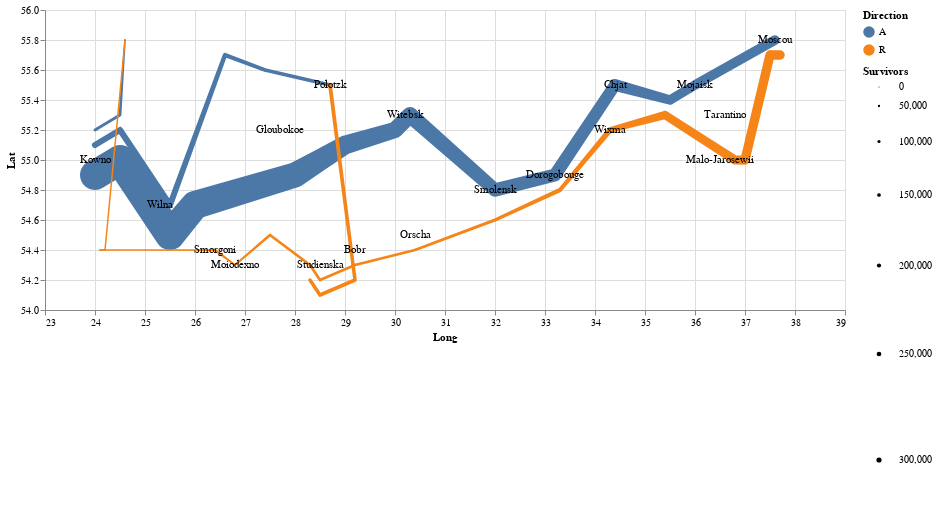

The code cell stored with this chart in its notebook:
### Code cell
@vlplot(width=800, height=300) +
@vlplot(
    data=troops,
    mark={:trail,point=true,clip=true},
    x={"Long:q", scale={domain=[23,39]}},
    y={"Lat:q", scale ={domain = [54,56]}},
    size = {"Survivors:q", scale={"range" = [1,30]}},
    color="Direction:n",
    detail="Group:n",
    order ={field =:row, typ=:q },
    selection={
    grid={
            typ=:interval,
            resolve=:global,
            bind=:scales,
            translate="[mousedown[!event.shiftKey], window:mouseup] > window:mousemove!",
            zoom="wheel![!event.shiftKey]"
        }
    }
) + 
@vlplot(mark={:text},
    data=cities,
    x={"Long:q", scale={domain=[23,39]}},
    y={"Lat:q", scale ={domain = [54,56]}},
    text="City:n")

### Figure 1 — Vega-Lite specification as saved in the notebook (floating-point values rounded to 4 significant figures)
{"height": 300, "layer": [{"data": {"values": [{"Direction": "A", "Group": 1, "Lat": 54.9, "Long": 24, "Survivors": 340000}, {"Direction": "A", "Group": 1, "Lat": 55, "Long": 24.5, "Survivors": 340000}, {"Direction": "A", "Group": 1, "Lat": 54.5, "Long": 25.5, "Survivors": 340000}, {"Direction": "A", "Group": 1, "Lat": 54.7, "Long": 26, "Survivors": 320000}, {"Direction": "A", "Group": 1, "Lat": 54.8, "Long": 27, "Survivors": 300000}, {"Direction": "A", "Group": 1, "Lat": 54.9, "Long": 28, "Survivors": 280000}, {"Direction": "A", "Group": 1, "Lat": 55, "Long": 28.5, "Survivors": 240000}, {"Direction": "A", "Group": 1, "Lat": 55.1, "Long": 29, "Survivors": 210000}, {"Direction": "A", "Group": 1, "Lat": 55.2, "Long": 30, "Survivors": 180000}, {"Direction": "A", "Group": 1, "Lat": 55.3, "Long": 30.3, "Survivors": 175000}, {"Direction": "A", "Group": 1, "Lat": 54.8, "Long": 32, "Survivors": 145000}, {"Direction": "A", "Group": 1, "Lat": 54.9, "Long": 33.2, "Survivors": 140000}, {"Direction": "A", "Group": 1, "Lat": 55.5, "Long": 34.4, "Survivors": 127100}, {"Direction": "A", "Group": 1, "Lat": 55.4, "Long": 35.5, "Survivors": 100000}, {"Direction": "A", "Group": 1, "Lat": 55.5, "Long": 36, "Survivors": 100000}, {"Direction": "A", "Group": 1, "Lat": 55.8, "Long": 37.6, "Survivors": 100000}, {"Direction": "R", "Group": 1, "Lat": 55.7, "Long": 37.7, "Survivors": 100000}, {"Direction": "R", "Group": 1, "Lat": 55.7, "Long": 37.5, "Survivors": 98000}, {"Direction": "R", "Group": 1, "Lat": 55, "Long": 37, "Survivors": 97000}, {"Direction": "R", "Group": 1, "Lat": 55, "Long": 36.8, "Survivors": 96000}, {"Direction": "R", "Group": 1, "Lat": 55.3, "Long": 35.4, "Survivors": 87000}, {"Direction": "R", "Group": 1, "Lat": 55.2, "Long": 34.3, "Survivors": 55000}, {"Direction": "R", "Group": 1, "Lat": 54.8, "Long": 33.3, "Survivors": 37000}, {"Direction": "R", "Group": 1, "Lat": 54.6, "Long": 32, "Survivors": 24000}, {"Direction": "R", "Group": 1, "Lat": 54.4, "Long": 30.4, "Survivors": 20000}, {"Direction": "R", "Group": 1, "Lat": 54.3, "Long": 29.2, "Survivors": 20000}, {"Direction": "R", "Group": 1, "Lat": 54.2, "Long": 28.5, "Survivors": 20000}, {"Direction": "R", "Group": 1, "Lat": 54.3, "Long": 28.3, "Survivors": 20000}, {"Direction": "R", "Group": 1, "Lat": 54.5, "Long": 27.5, "Survivors": 20000}, {"Direction": "R", "Group": 1, "Lat": 54.3, "Long": 26.8, "Survivors": 12000}, {"Direction": "R", "Group": 1, "Lat": 54.4, "Long": 26.4, "Survivors": 14000}, {"Direction": "R", "Group": 1, "Lat": 54.4, "Long": 25, "Survivors": 8000}, {"Direction": "R", "Group": 1, "Lat": 54.4, "Long": 24.4, "Survivors": 4000}, {"Direction": "R", "Group": 1, "Lat": 54.4, "Long": 24.2, "Survivors": 4000}, {"Direction": "R", "Group": 1, "Lat": 54.4, "Long": 24.1, "Survivors": 4000}, {"Direction": "A", "Group": 2, "Lat": 55.1, "Long": 24, "Survivors": 60000}, {"Direction": "A", "Group": 2, "Lat": 55.2, "Long": 24.5, "Survivors": 60000}, {"Direction": "A", "Group": 2, "Lat": 54.7, "Long": 25.5, "Survivors": 60000}, {"Direction": "A", "Group": 2, "Lat": 55.7, "Long": 26.6, "Survivors": 40000}, {"Direction": "A", "Group": 2, "Lat": 55.6, "Long": 27.4, "Survivors": 33000}, {"Direction": "A", "Group": 2, "Lat": 55.5, "Long": 28.7, "Survivors": 33000}, {"Direction": "R", "Group": 2, "Lat": 55.5, "Long": 28.7, "Survivors": 33000}, {"Direction": "R", "Group": 2, "Lat": 54.2, "Long": 29.2, "Survivors": 30000}, {"Direction": "R", "Group": 2, "Lat": 54.1, "Long": 28.5, "Survivors": 30000}, {"Direction": "R", "Group": 2, "Lat": 54.2, "Long": 28.3, "Survivors": 28000}, {"Direction": "A", "Group": 3, "Lat": 55.2, "Long": 24, "Survivors": 22000}, {"Direction": "A", "Group": 3, "Lat": 55.3, "Long": 24.5, "Survivors": 22000}, {"Direction": "A", "Group": 3, "Lat": 55.8, "Long": 24.6, "Survivors": 6000}, {"Direction": "R", "Group": 3, "Lat": 55.8, "Long": 24.6, "Survivors": 6000}, {"Direction": "R", "Group": 3, "Lat": 54.4, "Long": 24.2, "Survivors": 6000}, {"Direction": "R", "Group": 3, "Lat": 54.4, "Long": 24.1, "Survivors": 6000}]}, "encoding": {"color": {"field": "Direction", "type": "nominal"}, "detail": {"field": "Group", "type": "nominal"}, "order": {"field": "row", "type": "q"}, "size": {"field": "Survivors", "scale": {"range": [1, 30]}, "type": "quantitative"}, "x": {"field": "Long", "scale": {"domain": [23, 39]}, "type": "quantitative"}, "y": {"field": "Lat", "scale": {"domain": [54, 56]}, "type": "quantitative"}}, "mark": {"clip": true, "point": true, "type": "trail"}, "selection": {"grid": {"bind": "scales", "resolve": "global", "translate": "[mousedown[!event.shiftKey], window:mouseup] > window:mousemove!", "type": "interval", "zoom": "wheel![!event.shiftKey]"}}}, {"data": {"values": [{"City": "Kowno", "Lat": 55, "Long": 24}, {"City": "Wilna", "Lat": 54.7, "Long": 25.3}, {"City": "Smorgoni", "Lat": 54.4, "Long": 26.4}, {"City": "Moiodexno", "Lat": 54.3, "Long": 26.8}, {"City": "Gloubokoe", "Lat": 55.2, "Long": 27.7}, {"City": "Minsk", "Lat": 53.9, "Long": 27.6}, {"City": "Studienska", "Lat": 54.3, "Long": 28.5}, {"City": "Polotzk", "Lat": 55.5, "Long": 28.7}, {"City": "Bobr", "Lat": 54.4, "Long": 29.2}, {"City": "Witebsk", "Lat": 55.3, "Long": 30.2}, {"City": "Orscha", "Lat": 54.5, "Long": 30.4}, {"City": "Mohilow", "Lat": 53.9, "Long": 30.4}, {"City": "Smolensk", "Lat": 54.8, "Long": 32}, {"City": "Dorogobouge", "Lat": 54.9, "Long": 33.2}, {"City": "Wixma", "Lat": 55.2, "Long": 34.3}, {"City": "Chjat", "Lat": 55.5, "Long": 34.4}, {"City": "Mojaisk", "Lat": 55.5, "Long": 36}, {"City": "Moscou", "Lat": 55.8, "Long": 37.6}, {"City": "Tarantino", "Lat": 55.3, "Long": 36.6}, {"City": "Malo-Jarosewii", "Lat": 55, "Long": 36.5}]}, "encoding": {"text": {"field": "City", "type": "nominal"}, "x": {"field": "Long", "scale": {"domain": [23, 39]}, "type": "quantitative"}, "y": {"field": "Lat", "scale": {"domain": [54, 56]}, "type": "quantitative"}}, "mark": {"type": "text"}}], "width": 800}
